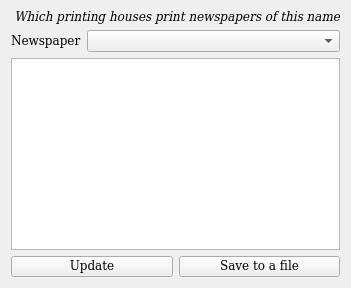
        <widget class="QWidget" name="select2">
         <attribute name="title">
          <string>Selection 2</string>
         </attribute>
         <layout class="QVBoxLayout" name="verticalLayout_25">
          <item>
           <layout class="QVBoxLayout" name="verticalLayout_24">
            <item>
             <widget class="QLabel" name="label_27">
              <property name="font">
               <font>
                <family>DejaVu Math TeX Gyre</family>
                <italic>true</italic>
               </font>
              </property>
              <property name="text">
               <string>Which printing houses print newspapers of this name</string>
              </property>
              <property name="alignment">
               <set>Qt::AlignmentFlag::AlignRight|Qt::AlignmentFlag::AlignTrailing|Qt::AlignmentFlag::AlignVCenter</set>
              </property>
             </widget>
            </item>
            <item>
             <layout class="QHBoxLayout" name="horizontalLayout_20">
              <item>
               <widget class="QLabel" name="label_29">
                <property name="font">
                 <font>
                  <family>DejaVu Math TeX Gyre</family>
                 </font>
                </property>
                <property name="text">
                 <string>Newspaper</string>
                </property>
               </widget>
              </item>
              <item>
               <widget class="QComboBox" name="selection2">
                <property name="sizePolicy">
                 <sizepolicy hsizetype="Expanding" vsizetype="Fixed">
                  <horstretch>0</horstretch>
                  <verstretch>0</verstretch>
                 </sizepolicy>
                </property>
                <property name="font">
                 <font>
                  <family>DejaVu Math TeX Gyre</family>
                 </font>
                </property>
               </widget>
              </item>
             </layout>
            </item>
            <item>
             <widget class="QTableWidget" name="selection2_table">
              <property name="font">
               <font>
                <family>DejaVu Math TeX Gyre</family>
               </font>
              </property>
             </widget>
            </item>
            <item>
             <layout class="QHBoxLayout" name="horizontalLayout_19">
              <property name="spacing">
               <number>6</number>
              </property>
              <property name="bottomMargin">
               <number>0</number>
              </property>
              <item>
               <widget class="QPushButton" name="selection2_update">
                <property name="font">
                 <font>
                  <family>DejaVu Math TeX Gyre</family>
                 </font>
                </property>
                <property name="text">
                 <string>Update</string>
                </property>
               </widget>
              </item>
              <item>
               <widget class="QPushButton" name="selection2_save">
                <property name="font">
                 <font>
                  <family>DejaVu Math TeX Gyre</family>
                 </font>
                </property>
                <property name="text">
                 <string>Save to a file</string>
                </property>
               </widget>
              </item>
             </layout>
            </item>
           </layout>
          </item>
         </layout>
        </widget>
